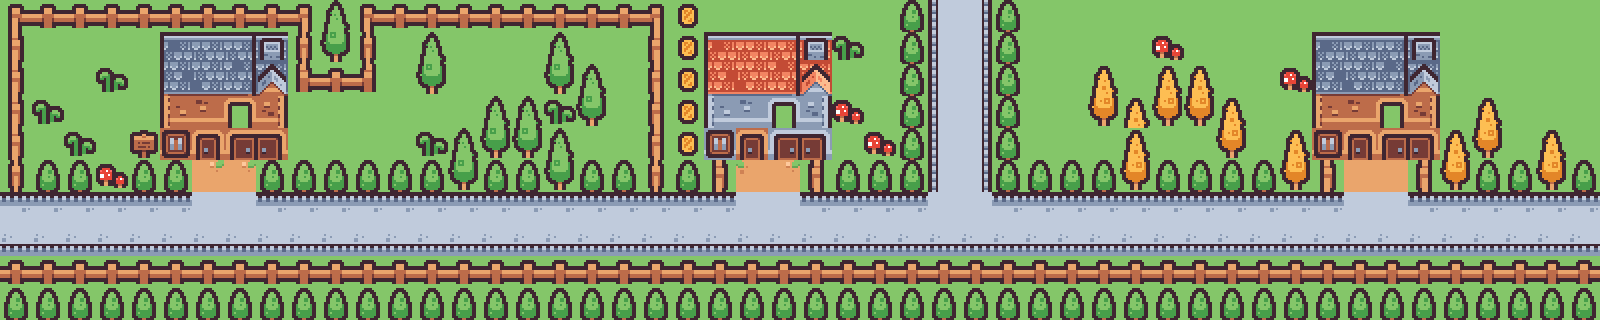

Tiled map render using the project's own tile images. Description and the whole map definition, tile-layer contents included, below:
An orthogonal 50x10 tile map with 32x32 px tiles, 2 tile layers (ground, level).

<map version="1.10" tiledversion="1.11.2" orientation="orthogonal" renderorder="right-down" compressionlevel="0" width="50" height="10" tilewidth="32" tileheight="32" infinite="0" nextlayerid="5" nextobjectid="1">
 <editorsettings>
  <export target="level2_tilemap.json" format="json" />
 </editorsettings>
 <tileset firstgid="1" name="tiles" tilewidth="32" tileheight="32" tilecount="132" columns="12">
  <image source="tiles.png" width="384" height="352" />
 </tileset>
 <layer id="4" name="ground" width="50" height="10">
  <data encoding="csv">
1,1,1,1,1,1,1,1,1,1,1,1,1,1,1,1,1,1,1,1,1,1,1,1,1,1,1,1,1,1,1,1,1,1,1,1,1,1,1,1,1,1,1,1,1,1,1,1,1,1,
1,1,1,1,1,1,1,1,1,1,1,1,1,1,1,1,1,1,1,1,1,1,1,1,1,1,1,1,1,1,1,1,1,1,1,1,1,1,1,1,1,1,1,1,1,1,1,1,1,1,
1,1,1,1,1,1,1,1,1,1,1,1,1,1,1,1,1,1,1,1,1,1,1,1,1,1,1,1,1,1,1,1,1,1,1,1,1,1,1,1,1,1,1,1,1,1,1,1,1,1,
1,1,1,1,1,1,1,1,1,1,1,1,1,1,1,1,1,1,1,1,1,1,1,1,1,1,1,1,1,1,1,1,1,1,1,1,1,1,1,1,1,1,1,1,1,1,1,1,1,1,
1,1,1,1,1,1,1,1,1,1,1,1,1,1,1,1,1,1,1,1,1,1,1,1,1,1,1,1,1,1,1,1,1,1,1,1,1,1,1,1,1,1,1,1,1,1,1,1,1,1,
1,1,1,1,1,1,1,1,1,1,1,1,1,1,1,1,1,1,1,1,1,1,1,1,1,1,1,1,1,1,1,1,1,1,1,1,1,1,1,1,1,1,1,1,1,1,1,1,1,1,
1,1,1,1,1,1,1,1,1,1,1,1,1,1,1,1,1,1,1,1,1,1,1,1,1,1,1,1,1,1,1,1,1,1,1,1,1,1,1,1,1,1,1,1,1,1,1,1,1,1,
1,1,1,1,1,1,1,1,1,1,1,1,1,1,1,1,1,1,1,1,1,1,1,1,1,1,1,1,1,1,1,1,1,1,1,1,1,1,1,1,1,1,1,1,1,1,1,1,1,1,
1,1,1,1,1,1,1,1,1,1,1,1,1,1,1,1,1,1,1,1,1,1,1,1,1,1,1,1,1,1,1,1,1,1,1,1,1,1,1,1,1,1,1,1,1,1,1,1,1,1,
1,1,1,1,1,1,1,1,1,1,1,1,1,1,1,1,1,1,1,1,1,1,1,1,1,1,1,1,1,1,1,1,1,1,1,1,1,1,1,1,1,1,1,1,1,1,1,1,1,1
</data>
 </layer>
 <layer id="2" name="level" width="50" height="10">
  <data encoding="csv">
45,46,46,46,46,46,46,46,46,47,5,45,46,46,46,46,46,46,46,46,47,94,0,0,0,0,0,0,29,109,111,29,0,0,0,0,0,0,0,0,0,0,0,0,0,0,0,0,0,0,
57,0,0,0,0,49,50,51,52,60,17,60,0,5,0,0,0,5,0,0,59,94,53,54,55,56,18,0,29,109,111,29,0,0,0,0,30,0,0,0,0,49,50,51,52,0,0,0,0,0,
57,0,0,18,0,61,62,63,64,69,46,71,0,17,0,0,0,17,5,0,59,94,65,66,67,68,0,0,29,109,111,29,0,0,4,0,4,4,0,0,30,61,62,63,64,0,0,0,0,0,
57,18,0,0,0,73,74,75,76,0,0,0,0,0,0,5,5,18,17,0,59,94,77,78,79,80,30,0,29,109,111,29,0,0,16,4,16,16,4,0,0,73,74,75,76,0,4,0,0,0,
57,0,18,0,84,85,86,87,88,0,0,0,0,18,5,17,17,5,0,0,59,94,89,86,91,92,0,30,29,109,111,29,0,0,0,4,0,0,16,0,4,85,86,87,88,4,16,0,4,0,
60,29,29,30,29,29,41,41,29,29,29,29,29,29,17,29,29,17,29,29,60,29,57,40,41,59,29,29,29,109,111,29,29,29,29,16,29,29,29,29,16,57,26,26,59,16,29,29,16,29,
98,98,98,98,98,98,110,110,98,98,98,98,98,98,98,98,98,98,98,98,98,98,98,110,110,98,98,98,98,110,110,98,98,98,98,98,98,98,98,98,98,98,110,110,98,98,98,98,98,98,
122,122,122,122,122,122,122,122,122,122,122,122,122,122,122,122,122,122,122,122,122,122,122,122,122,122,122,122,122,122,122,122,122,122,122,122,122,122,122,122,122,122,122,122,122,122,122,122,122,122,
46,46,46,46,46,46,46,46,46,46,46,46,46,46,46,46,46,46,46,46,46,46,46,46,46,46,46,46,46,46,46,46,46,46,46,46,46,46,46,46,46,46,46,46,46,46,46,46,46,46,
29,29,29,29,29,29,29,29,29,29,29,29,29,29,29,29,29,29,29,29,29,29,29,29,29,29,29,29,29,29,29,29,29,29,29,29,29,29,29,29,29,29,29,29,29,29,29,29,29,29
</data>
 </layer>
</map>
